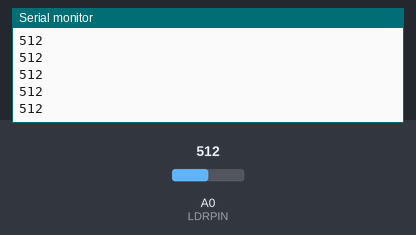
Simulated run of this sketch. Board: Arduino Uno, built with avr-gcc and run on an emulated ATmega328P. On the bench: the last lines printed to the serial monitor. The test bench sets the inputs (shaded band); at power-on: A0 (LDRPIN) = 512.

Above: at 1.2 s.
1.3 s: A0 (LDRPIN) set to 716
At 1.9 s:
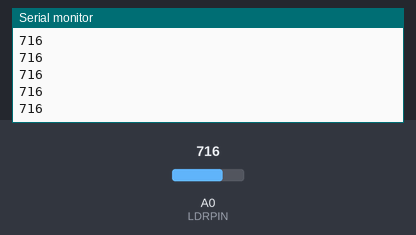
2.8 s: A0 (LDRPIN) set to 900
At 3.9 s:
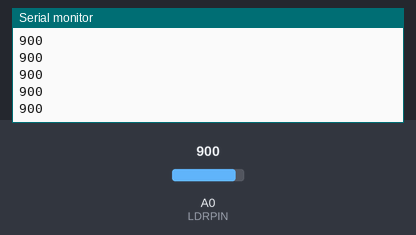
Timing chart, 0 to 5.8 s (numbered marks = the images above; inputs shaded):
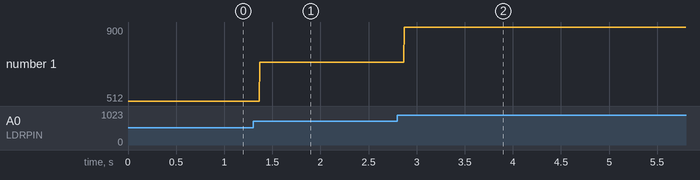

Measured:
- after the input at 1.3 s, the serial monitor: prints a new line after 0.07 s (image 1)
- after the input at 2.8 s, the serial monitor: prints a new line after 0.07 s (image 2)
- plotted number 1: 512 → 716 after the input at 1.3 s, 716 → 900 after the input at 2.8 s

The sketch:

sketch.ino
```cpp
#define LDRPIN 0
int ldrReading = 0;

void setup()
{
	Serial.begin(9600);
	pinMode(LDRPIN, INPUT);
}

void loop()
{
	ldrReading = analogRead(LDRPIN);
	Serial.println(ldrReading);
}
```
